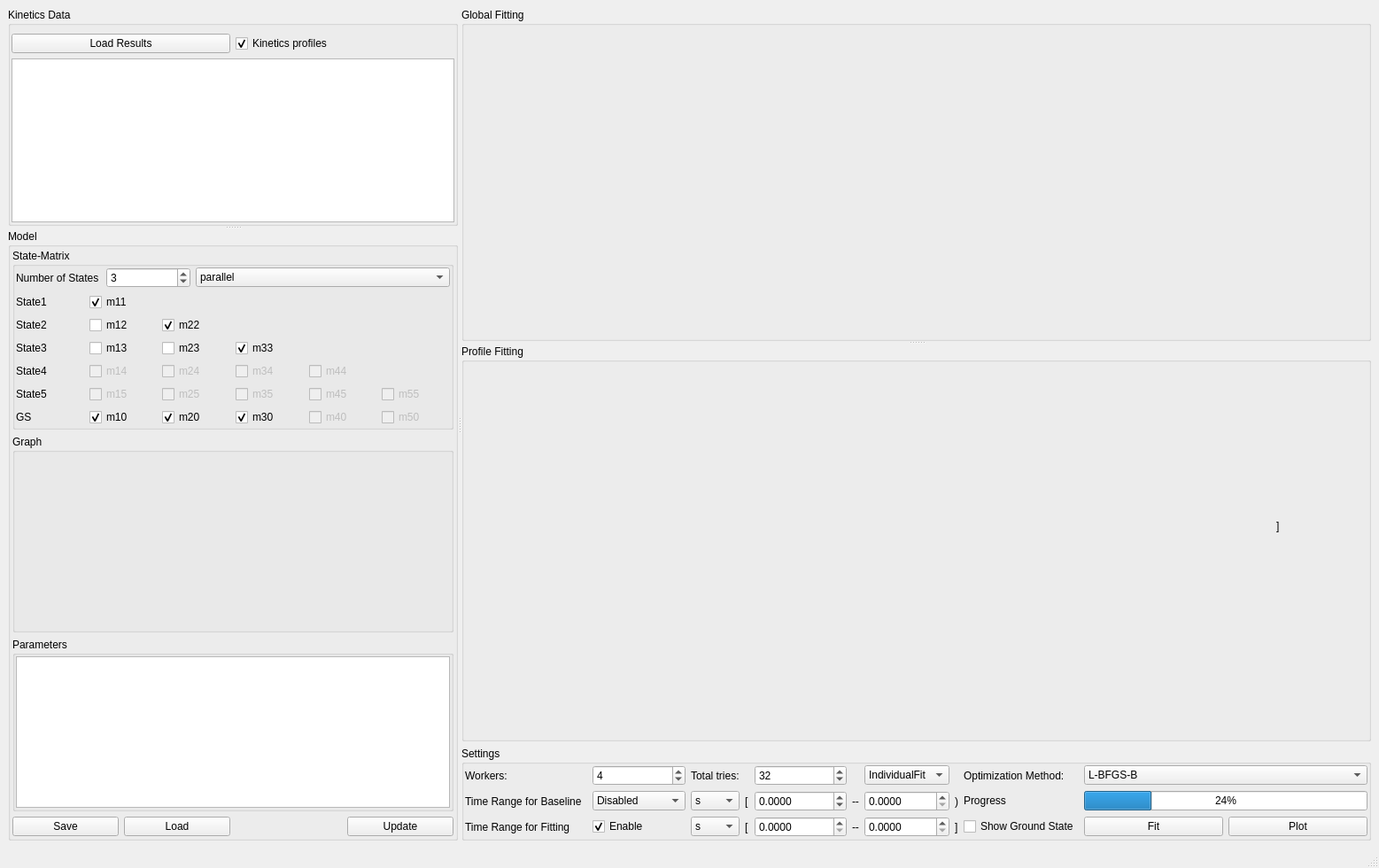
<?xml version="1.0" encoding="UTF-8"?>
<ui version="4.0">
 <class>MainWindow</class>
 <widget class="QMainWindow" name="MainWindow">
  <property name="geometry">
   <rect>
    <x>0</x>
    <y>0</y>
    <width>1557</width>
    <height>980</height>
   </rect>
  </property>
  <property name="windowTitle">
   <string>Kinetics-Modeling</string>
  </property>
  <widget class="QWidget" name="centralwidget">
   <layout class="QGridLayout" name="gridLayout_9">
    <item row="0" column="0">
     <widget class="QSplitter" name="splitter_3">
      <property name="orientation">
       <enum>Qt::Orientation::Horizontal</enum>
      </property>
      <widget class="QSplitter" name="splitter_2">
       <property name="orientation">
        <enum>Qt::Orientation::Vertical</enum>
       </property>
       <widget class="QGroupBox" name="groupBox">
        <property name="sizePolicy">
         <sizepolicy hsizetype="Preferred" vsizetype="Preferred">
          <horstretch>1</horstretch>
          <verstretch>1</verstretch>
         </sizepolicy>
        </property>
        <property name="title">
         <string>Kinetics Data</string>
        </property>
        <layout class="QGridLayout" name="gridLayout">
         <property name="leftMargin">
          <number>1</number>
         </property>
         <property name="rightMargin">
          <number>1</number>
         </property>
         <property name="bottomMargin">
          <number>1</number>
         </property>
         <item row="0" column="0">
          <widget class="QPushButton" name="pushButton_load">
           <property name="text">
            <string>Load Results</string>
           </property>
          </widget>
         </item>
         <item row="1" column="0" colspan="2">
          <widget class="QTableView" name="tableView">
           <property name="sizePolicy">
            <sizepolicy hsizetype="Expanding" vsizetype="Expanding">
             <horstretch>0</horstretch>
             <verstretch>1</verstretch>
            </sizepolicy>
           </property>
           <property name="selectionMode">
            <enum>QAbstractItemView::SelectionMode::SingleSelection</enum>
           </property>
          </widget>
         </item>
         <item row="0" column="1">
          <widget class="QCheckBox" name="checkBox_kinetics_profiles">
           <property name="text">
            <string>Kinetics profiles</string>
           </property>
           <property name="checked">
            <bool>true</bool>
           </property>
          </widget>
         </item>
        </layout>
       </widget>
       <widget class="QGroupBox" name="groupBox_2">
        <property name="sizePolicy">
         <sizepolicy hsizetype="Preferred" vsizetype="Preferred">
          <horstretch>1</horstretch>
          <verstretch>1</verstretch>
         </sizepolicy>
        </property>
        <property name="title">
         <string>Model</string>
        </property>
        <layout class="QGridLayout" name="gridLayout_2">
         <property name="leftMargin">
          <number>2</number>
         </property>
         <property name="topMargin">
          <number>2</number>
         </property>
         <property name="rightMargin">
          <number>2</number>
         </property>
         <property name="bottomMargin">
          <number>2</number>
         </property>
         <item row="1" column="0" colspan="8">
          <widget class="QGroupBox" name="groupBox_3">
           <property name="sizePolicy">
            <sizepolicy hsizetype="Preferred" vsizetype="Preferred">
             <horstretch>0</horstretch>
             <verstretch>0</verstretch>
            </sizepolicy>
           </property>
           <property name="title">
            <string>Graph</string>
           </property>
           <layout class="QGridLayout" name="gridLayout_8">
            <property name="leftMargin">
             <number>0</number>
            </property>
            <property name="topMargin">
             <number>0</number>
            </property>
            <property name="rightMargin">
             <number>0</number>
            </property>
            <property name="bottomMargin">
             <number>0</number>
            </property>
            <item row="0" column="0">
             <widget class="QLabel" name="label_graph">
              <property name="sizePolicy">
               <sizepolicy hsizetype="Preferred" vsizetype="Fixed">
                <horstretch>0</horstretch>
                <verstretch>2</verstretch>
               </sizepolicy>
              </property>
              <property name="minimumSize">
               <size>
                <width>400</width>
                <height>200</height>
               </size>
              </property>
              <property name="text">
               <string/>
              </property>
             </widget>
            </item>
           </layout>
          </widget>
         </item>
         <item row="6" column="0" colspan="2">
          <widget class="QPushButton" name="pushButton_save_model">
           <property name="text">
            <string>Save</string>
           </property>
          </widget>
         </item>
         <item row="0" column="0" colspan="8">
          <widget class="QGroupBox" name="groupBox_5">
           <property name="sizePolicy">
            <sizepolicy hsizetype="Preferred" vsizetype="Fixed">
             <horstretch>0</horstretch>
             <verstretch>0</verstretch>
            </sizepolicy>
           </property>
           <property name="title">
            <string>State-Matrix</string>
           </property>
           <layout class="QGridLayout" name="gridLayout_3">
            <property name="leftMargin">
             <number>1</number>
            </property>
            <property name="topMargin">
             <number>1</number>
            </property>
            <property name="rightMargin">
             <number>1</number>
            </property>
            <property name="bottomMargin">
             <number>1</number>
            </property>
            <item row="0" column="0">
             <widget class="QLabel" name="label">
              <property name="text">
               <string>Number of States</string>
              </property>
             </widget>
            </item>
            <item row="1" column="0" colspan="5">
             <layout class="QGridLayout" name="gridLayout_5">
              <item row="3" column="3">
               <widget class="QCheckBox" name="checkBox_m43">
                <property name="enabled">
                 <bool>false</bool>
                </property>
                <property name="sizePolicy">
                 <sizepolicy hsizetype="Fixed" vsizetype="Fixed">
                  <horstretch>0</horstretch>
                  <verstretch>0</verstretch>
                 </sizepolicy>
                </property>
                <property name="maximumSize">
                 <size>
                  <width>80</width>
                  <height>16777215</height>
                 </size>
                </property>
                <property name="text">
                 <string>m34</string>
                </property>
               </widget>
              </item>
              <item row="2" column="1">
               <widget class="QCheckBox" name="checkBox_m31">
                <property name="sizePolicy">
                 <sizepolicy hsizetype="Fixed" vsizetype="Fixed">
                  <horstretch>0</horstretch>
                  <verstretch>0</verstretch>
                 </sizepolicy>
                </property>
                <property name="maximumSize">
                 <size>
                  <width>80</width>
                  <height>16777215</height>
                 </size>
                </property>
                <property name="text">
                 <string>m13</string>
                </property>
               </widget>
              </item>
              <item row="0" column="1">
               <widget class="QCheckBox" name="checkBox_m11">
                <property name="sizePolicy">
                 <sizepolicy hsizetype="Fixed" vsizetype="Fixed">
                  <horstretch>0</horstretch>
                  <verstretch>0</verstretch>
                 </sizepolicy>
                </property>
                <property name="maximumSize">
                 <size>
                  <width>80</width>
                  <height>16777215</height>
                 </size>
                </property>
                <property name="text">
                 <string>m11</string>
                </property>
                <property name="checked">
                 <bool>true</bool>
                </property>
               </widget>
              </item>
              <item row="5" column="4">
               <widget class="QCheckBox" name="checkBox_m64">
                <property name="enabled">
                 <bool>false</bool>
                </property>
                <property name="sizePolicy">
                 <sizepolicy hsizetype="Fixed" vsizetype="Fixed">
                  <horstretch>0</horstretch>
                  <verstretch>0</verstretch>
                 </sizepolicy>
                </property>
                <property name="maximumSize">
                 <size>
                  <width>80</width>
                  <height>16777215</height>
                 </size>
                </property>
                <property name="text">
                 <string>m40</string>
                </property>
               </widget>
              </item>
              <item row="2" column="3">
               <widget class="QCheckBox" name="checkBox_m33">
                <property name="sizePolicy">
                 <sizepolicy hsizetype="Fixed" vsizetype="Fixed">
                  <horstretch>0</horstretch>
                  <verstretch>0</verstretch>
                 </sizepolicy>
                </property>
                <property name="maximumSize">
                 <size>
                  <width>80</width>
                  <height>16777215</height>
                 </size>
                </property>
                <property name="text">
                 <string>m33</string>
                </property>
                <property name="checked">
                 <bool>true</bool>
                </property>
               </widget>
              </item>
              <item row="1" column="0">
               <widget class="QLabel" name="label_3">
                <property name="text">
                 <string>State2</string>
                </property>
               </widget>
              </item>
              <item row="1" column="2">
               <widget class="QCheckBox" name="checkBox_m22">
                <property name="sizePolicy">
                 <sizepolicy hsizetype="Fixed" vsizetype="Fixed">
                  <horstretch>0</horstretch>
                  <verstretch>0</verstretch>
                 </sizepolicy>
                </property>
                <property name="maximumSize">
                 <size>
                  <width>80</width>
                  <height>16777215</height>
                 </size>
                </property>
                <property name="text">
                 <string>m22</string>
                </property>
                <property name="checked">
                 <bool>true</bool>
                </property>
               </widget>
              </item>
              <item row="2" column="2">
               <widget class="QCheckBox" name="checkBox_m32">
                <property name="sizePolicy">
                 <sizepolicy hsizetype="Fixed" vsizetype="Fixed">
                  <horstretch>0</horstretch>
                  <verstretch>0</verstretch>
                 </sizepolicy>
                </property>
                <property name="maximumSize">
                 <size>
                  <width>80</width>
                  <height>16777215</height>
                 </size>
                </property>
                <property name="text">
                 <string>m23</string>
                </property>
               </widget>
              </item>
              <item row="5" column="1">
               <widget class="QCheckBox" name="checkBox_m61">
                <property name="sizePolicy">
                 <sizepolicy hsizetype="Fixed" vsizetype="Fixed">
                  <horstretch>0</horstretch>
                  <verstretch>0</verstretch>
                 </sizepolicy>
                </property>
                <property name="maximumSize">
                 <size>
                  <width>80</width>
                  <height>16777215</height>
                 </size>
                </property>
                <property name="text">
                 <string>m10</string>
                </property>
                <property name="checked">
                 <bool>true</bool>
                </property>
               </widget>
              </item>
              <item row="3" column="4">
               <widget class="QCheckBox" name="checkBox_m44">
                <property name="enabled">
                 <bool>false</bool>
                </property>
                <property name="sizePolicy">
                 <sizepolicy hsizetype="Fixed" vsizetype="Fixed">
                  <horstretch>0</horstretch>
                  <verstretch>0</verstretch>
                 </sizepolicy>
                </property>
                <property name="maximumSize">
                 <size>
                  <width>80</width>
                  <height>16777215</height>
                 </size>
                </property>
                <property name="text">
                 <string>m44</string>
                </property>
               </widget>
              </item>
              <item row="5" column="0">
               <widget class="QLabel" name="label_7">
                <property name="text">
                 <string>GS</string>
                </property>
               </widget>
              </item>
              <item row="3" column="0">
               <widget class="QLabel" name="label_5">
                <property name="text">
                 <string>State4</string>
                </property>
               </widget>
              </item>
              <item row="4" column="3">
               <widget class="QCheckBox" name="checkBox_m53">
                <property name="enabled">
                 <bool>false</bool>
                </property>
                <property name="sizePolicy">
                 <sizepolicy hsizetype="Fixed" vsizetype="Fixed">
                  <horstretch>0</horstretch>
                  <verstretch>0</verstretch>
                 </sizepolicy>
                </property>
                <property name="maximumSize">
                 <size>
                  <width>80</width>
                  <height>16777215</height>
                 </size>
                </property>
                <property name="text">
                 <string>m35</string>
                </property>
               </widget>
              </item>
              <item row="3" column="1">
               <widget class="QCheckBox" name="checkBox_m41">
                <property name="enabled">
                 <bool>false</bool>
                </property>
                <property name="sizePolicy">
                 <sizepolicy hsizetype="Fixed" vsizetype="Fixed">
                  <horstretch>0</horstretch>
                  <verstretch>0</verstretch>
                 </sizepolicy>
                </property>
                <property name="maximumSize">
                 <size>
                  <width>80</width>
                  <height>16777215</height>
                 </size>
                </property>
                <property name="text">
                 <string>m14</string>
                </property>
               </widget>
              </item>
              <item row="4" column="4">
               <widget class="QCheckBox" name="checkBox_m54">
                <property name="enabled">
                 <bool>false</bool>
                </property>
                <property name="sizePolicy">
                 <sizepolicy hsizetype="Fixed" vsizetype="Fixed">
                  <horstretch>0</horstretch>
                  <verstretch>0</verstretch>
                 </sizepolicy>
                </property>
                <property name="maximumSize">
                 <size>
                  <width>80</width>
                  <height>16777215</height>
                 </size>
                </property>
                <property name="text">
                 <string>m45</string>
                </property>
               </widget>
              </item>
              <item row="0" column="0">
               <widget class="QLabel" name="label_2">
                <property name="text">
                 <string>State1</string>
                </property>
               </widget>
              </item>
              <item row="4" column="5">
               <widget class="QCheckBox" name="checkBox_m55">
                <property name="enabled">
                 <bool>false</bool>
                </property>
                <property name="sizePolicy">
                 <sizepolicy hsizetype="Fixed" vsizetype="Fixed">
                  <horstretch>0</horstretch>
                  <verstretch>0</verstretch>
                 </sizepolicy>
                </property>
                <property name="maximumSize">
                 <size>
                  <width>80</width>
                  <height>16777215</height>
                 </size>
                </property>
                <property name="text">
                 <string>m55</string>
                </property>
               </widget>
              </item>
              <item row="5" column="3">
               <widget class="QCheckBox" name="checkBox_m63">
                <property name="sizePolicy">
                 <sizepolicy hsizetype="Fixed" vsizetype="Fixed">
                  <horstretch>0</horstretch>
                  <verstretch>0</verstretch>
                 </sizepolicy>
                </property>
                <property name="maximumSize">
                 <size>
                  <width>80</width>
                  <height>16777215</height>
                 </size>
                </property>
                <property name="text">
                 <string>m30</string>
                </property>
                <property name="checked">
                 <bool>true</bool>
                </property>
               </widget>
              </item>
              <item row="1" column="1">
               <widget class="QCheckBox" name="checkBox_m21">
                <property name="sizePolicy">
                 <sizepolicy hsizetype="Fixed" vsizetype="Fixed">
                  <horstretch>0</horstretch>
                  <verstretch>0</verstretch>
                 </sizepolicy>
                </property>
                <property name="maximumSize">
                 <size>
                  <width>80</width>
                  <height>16777215</height>
                 </size>
                </property>
                <property name="text">
                 <string>m12</string>
                </property>
               </widget>
              </item>
              <item row="4" column="0">
               <widget class="QLabel" name="label_6">
                <property name="text">
                 <string>State5</string>
                </property>
               </widget>
              </item>
              <item row="4" column="2">
               <widget class="QCheckBox" name="checkBox_m52">
                <property name="enabled">
                 <bool>false</bool>
                </property>
                <property name="sizePolicy">
                 <sizepolicy hsizetype="Fixed" vsizetype="Fixed">
                  <horstretch>0</horstretch>
                  <verstretch>0</verstretch>
                 </sizepolicy>
                </property>
                <property name="maximumSize">
                 <size>
                  <width>80</width>
                  <height>16777215</height>
                 </size>
                </property>
                <property name="text">
                 <string>m25</string>
                </property>
               </widget>
              </item>
              <item row="2" column="0">
               <widget class="QLabel" name="label_4">
                <property name="text">
                 <string>State3</string>
                </property>
               </widget>
              </item>
              <item row="5" column="2">
               <widget class="QCheckBox" name="checkBox_m62">
                <property name="sizePolicy">
                 <sizepolicy hsizetype="Fixed" vsizetype="Fixed">
                  <horstretch>0</horstretch>
                  <verstretch>0</verstretch>
                 </sizepolicy>
                </property>
                <property name="maximumSize">
                 <size>
                  <width>80</width>
                  <height>16777215</height>
                 </size>
                </property>
                <property name="text">
                 <string>m20</string>
                </property>
                <property name="checked">
                 <bool>true</bool>
                </property>
               </widget>
              </item>
              <item row="4" column="1">
               <widget class="QCheckBox" name="checkBox_m51">
                <property name="enabled">
                 <bool>false</bool>
                </property>
                <property name="sizePolicy">
                 <sizepolicy hsizetype="Fixed" vsizetype="Fixed">
                  <horstretch>0</horstretch>
                  <verstretch>0</verstretch>
                 </sizepolicy>
                </property>
                <property name="maximumSize">
                 <size>
                  <width>80</width>
                  <height>16777215</height>
                 </size>
                </property>
                <property name="text">
                 <string>m15</string>
                </property>
               </widget>
              </item>
              <item row="5" column="5">
               <widget class="QCheckBox" name="checkBox_m65">
                <property name="enabled">
                 <bool>false</bool>
                </property>
                <property name="sizePolicy">
                 <sizepolicy hsizetype="Fixed" vsizetype="Fixed">
                  <horstretch>0</horstretch>
                  <verstretch>0</verstretch>
                 </sizepolicy>
                </property>
                <property name="maximumSize">
                 <size>
                  <width>80</width>
                  <height>16777215</height>
                 </size>
                </property>
                <property name="text">
                 <string>m50</string>
                </property>
               </widget>
              </item>
              <item row="3" column="2">
               <widget class="QCheckBox" name="checkBox_m42">
                <property name="enabled">
                 <bool>false</bool>
                </property>
                <property name="sizePolicy">
                 <sizepolicy hsizetype="Fixed" vsizetype="Fixed">
                  <horstretch>0</horstretch>
                  <verstretch>0</verstretch>
                 </sizepolicy>
                </property>
                <property name="maximumSize">
                 <size>
                  <width>80</width>
                  <height>16777215</height>
                 </size>
                </property>
                <property name="text">
                 <string>m24</string>
                </property>
               </widget>
              </item>
             </layout>
            </item>
            <item row="0" column="1">
             <widget class="QSpinBox" name="spinBox_nstates">
              <property name="minimum">
               <number>1</number>
              </property>
              <property name="maximum">
               <number>5</number>
              </property>
              <property name="value">
               <number>3</number>
              </property>
             </widget>
            </item>
            <item row="0" column="2" colspan="3">
             <widget class="QComboBox" name="comboBox_model">
              <item>
               <property name="text">
                <string>parallel</string>
               </property>
              </item>
              <item>
               <property name="text">
                <string>sequential</string>
               </property>
              </item>
              <item>
               <property name="text">
                <string>advanced</string>
               </property>
              </item>
             </widget>
            </item>
           </layout>
          </widget>
         </item>
         <item row="4" column="0" colspan="8">
          <widget class="QGroupBox" name="groupBox_6">
           <property name="title">
            <string>Parameters</string>
           </property>
           <layout class="QGridLayout" name="gridLayout_7">
            <property name="leftMargin">
             <number>1</number>
            </property>
            <property name="topMargin">
             <number>1</number>
            </property>
            <property name="rightMargin">
             <number>1</number>
            </property>
            <property name="bottomMargin">
             <number>1</number>
            </property>
            <item row="1" column="0">
             <widget class="QTableView" name="tableView_parameters">
              <property name="sizePolicy">
               <sizepolicy hsizetype="Expanding" vsizetype="Expanding">
                <horstretch>0</horstretch>
                <verstretch>1</verstretch>
               </sizepolicy>
              </property>
              <property name="minimumSize">
               <size>
                <width>0</width>
                <height>150</height>
               </size>
              </property>
             </widget>
            </item>
           </layout>
          </widget>
         </item>
         <item row="6" column="6" colspan="2">
          <widget class="QPushButton" name="pushButton_updatemodel">
           <property name="text">
            <string>Update</string>
           </property>
          </widget>
         </item>
         <item row="6" column="2" colspan="2">
          <widget class="QPushButton" name="pushButton_load_model">
           <property name="text">
            <string>Load</string>
           </property>
          </widget>
         </item>
        </layout>
       </widget>
      </widget>
      <widget class="QWidget" name="layoutWidget">
       <layout class="QVBoxLayout" name="verticalLayout_2">
        <item>
         <widget class="QSplitter" name="splitter">
          <property name="orientation">
           <enum>Qt::Orientation::Vertical</enum>
          </property>
          <widget class="QGroupBox" name="groupBox_4">
           <property name="sizePolicy">
            <sizepolicy hsizetype="Preferred" vsizetype="Preferred">
             <horstretch>2</horstretch>
             <verstretch>2</verstretch>
            </sizepolicy>
           </property>
           <property name="minimumSize">
            <size>
             <width>600</width>
             <height>0</height>
            </size>
           </property>
           <property name="title">
            <string>Global Fitting</string>
           </property>
           <layout class="QGridLayout" name="gridLayout_4">
            <property name="leftMargin">
             <number>0</number>
            </property>
            <property name="topMargin">
             <number>0</number>
            </property>
            <property name="rightMargin">
             <number>0</number>
            </property>
            <property name="bottomMargin">
             <number>0</number>
            </property>
            <item row="2" column="0" colspan="2">
             <widget class="GraphicsLayoutWidget" name="pg_gfit_display" native="true">
              <property name="sizePolicy">
               <sizepolicy hsizetype="Preferred" vsizetype="Preferred">
                <horstretch>2</horstretch>
                <verstretch>2</verstretch>
               </sizepolicy>
              </property>
              <property name="font">
               <font>
                <family>DejaVu Sans</family>
               </font>
              </property>
             </widget>
            </item>
            <item row="0" column="1">
             <widget class="GraphicsLayoutWidget" name="pg_gfit_svd" native="true">
              <property name="sizePolicy">
               <sizepolicy hsizetype="Preferred" vsizetype="Preferred">
                <horstretch>1</horstretch>
                <verstretch>3</verstretch>
               </sizepolicy>
              </property>
             </widget>
            </item>
            <item row="0" column="0">
             <widget class="ImageView" name="pg_diff" native="true">
              <property name="sizePolicy">
               <sizepolicy hsizetype="Preferred" vsizetype="Preferred">
                <horstretch>4</horstretch>
                <verstretch>3</verstretch>
               </sizepolicy>
              </property>
             </widget>
            </item>
           </layout>
          </widget>
          <widget class="QGroupBox" name="groupBox_kprofiles">
           <property name="sizePolicy">
            <sizepolicy hsizetype="Preferred" vsizetype="Preferred">
             <horstretch>2</horstretch>
             <verstretch>3</verstretch>
            </sizepolicy>
           </property>
           <property name="title">
            <string>Profile Fitting</string>
           </property>
           <layout class="QGridLayout" name="gridLayout_6">
            <property name="leftMargin">
             <number>0</number>
            </property>
            <property name="topMargin">
             <number>0</number>
            </property>
            <property name="rightMargin">
             <number>0</number>
            </property>
            <property name="bottomMargin">
             <number>0</number>
            </property>
            <item row="0" column="0">
             <widget class="GraphicsLayoutWidget" name="pg_pfit_display" native="true">
              <property name="sizePolicy">
               <sizepolicy hsizetype="Preferred" vsizetype="Preferred">
                <horstretch>0</horstretch>
                <verstretch>3</verstretch>
               </sizepolicy>
              </property>
              <widget class="QLabel" name="label_17">
               <property name="geometry">
                <rect>
                 <x>917</x>
                 <y>172</y>
                 <width>27</width>
                 <height>26</height>
                </rect>
               </property>
               <property name="text">
                <string>]</string>
               </property>
              </widget>
             </widget>
            </item>
           </layout>
          </widget>
         </widget>
        </item>
        <item>
         <widget class="QGroupBox" name="groupBox_8">
          <property name="sizePolicy">
           <sizepolicy hsizetype="Preferred" vsizetype="Preferred">
            <horstretch>2</horstretch>
            <verstretch>0</verstretch>
           </sizepolicy>
          </property>
          <property name="title">
           <string>Settings</string>
          </property>
          <layout class="QGridLayout" name="gridLayout_10">
           <property name="leftMargin">
            <number>1</number>
           </property>
           <property name="topMargin">
            <number>1</number>
           </property>
           <property name="rightMargin">
            <number>1</number>
           </property>
           <property name="bottomMargin">
            <number>1</number>
           </property>
           <item row="4" column="3">
            <widget class="QComboBox" name="comboBox_fit_tunit">
             <property name="sizePolicy">
              <sizepolicy hsizetype="Minimum" vsizetype="Fixed">
               <horstretch>0</horstretch>
               <verstretch>0</verstretch>
              </sizepolicy>
             </property>
             <property name="currentIndex">
              <number>1</number>
             </property>
             <item>
              <property name="text">
               <string>ks</string>
              </property>
             </item>
             <item>
              <property name="text">
               <string>s</string>
              </property>
             </item>
             <item>
              <property name="text">
               <string>ms</string>
              </property>
             </item>
             <item>
              <property name="text">
               <string>µs</string>
              </property>
             </item>
             <item>
              <property name="text">
               <string>ns</string>
              </property>
             </item>
             <item>
              <property name="text">
               <string>ps</string>
              </property>
             </item>
             <item>
              <property name="text">
               <string>fs</string>
              </property>
             </item>
            </widget>
           </item>
           <item row="1" column="6">
            <widget class="QLabel" name="label_19">
             <property name="text">
              <string>--</string>
             </property>
            </widget>
           </item>
           <item row="0" column="3">
            <widget class="QLabel" name="label_9">
             <property name="sizePolicy">
              <sizepolicy hsizetype="Fixed" vsizetype="Preferred">
               <horstretch>2</horstretch>
               <verstretch>0</verstretch>
              </sizepolicy>
             </property>
             <property name="text">
              <string>Total tries:</string>
             </property>
            </widget>
           </item>
           <item row="1" column="10">
            <widget class="QLabel" name="label_11">
             <property name="sizePolicy">
              <sizepolicy hsizetype="Minimum" vsizetype="Fixed">
               <horstretch>2</horstretch>
               <verstretch>0</verstretch>
              </sizepolicy>
             </property>
             <property name="text">
              <string>Progress</string>
             </property>
            </widget>
           </item>
           <item row="0" column="5">
            <widget class="QSpinBox" name="spinBox_num_tries">
             <property name="sizePolicy">
              <sizepolicy hsizetype="Minimum" vsizetype="Fixed">
               <horstretch>2</horstretch>
               <verstretch>0</verstretch>
              </sizepolicy>
             </property>
             <property name="minimum">
              <number>1</number>
             </property>
             <property name="maximum">
              <number>9999</number>
             </property>
             <property name="value">
              <number>32</number>
             </property>
            </widget>
           </item>
           <item row="4" column="5">
            <widget class="QDoubleSpinBox" name="doubleSpinBox_fit_tmin">
             <property name="sizePolicy">
              <sizepolicy hsizetype="Expanding" vsizetype="Fixed">
               <horstretch>0</horstretch>
               <verstretch>0</verstretch>
              </sizepolicy>
             </property>
             <property name="decimals">
              <number>4</number>
             </property>
             <property name="maximum">
              <double>9999.000000000000000</double>
             </property>
            </widget>
           </item>
           <item row="4" column="6">
            <widget class="QLabel" name="label_14">
             <property name="sizePolicy">
              <sizepolicy hsizetype="Fixed" vsizetype="Preferred">
               <horstretch>0</horstretch>
               <verstretch>0</verstretch>
              </sizepolicy>
             </property>
             <property name="text">
              <string>--</string>
             </property>
            </widget>
           </item>
           <item row="4" column="0" colspan="2">
            <widget class="QLabel" name="label_12">
             <property name="sizePolicy">
              <sizepolicy hsizetype="Fixed" vsizetype="Preferred">
               <horstretch>0</horstretch>
               <verstretch>0</verstretch>
              </sizepolicy>
             </property>
             <property name="text">
              <string>Time Range for Fitting</string>
             </property>
            </widget>
           </item>
           <item row="0" column="10">
            <widget class="QLabel" name="label_10">
             <property name="sizePolicy">
              <sizepolicy hsizetype="Fixed" vsizetype="Preferred">
               <horstretch>2</horstretch>
               <verstretch>0</verstretch>
              </sizepolicy>
             </property>
             <property name="text">
              <string>Optimization Method:</string>
             </property>
            </widget>
           </item>
           <item row="1" column="7">
            <widget class="QDoubleSpinBox" name="doubleSpinBox_bsl_tmax">
             <property name="sizePolicy">
              <sizepolicy hsizetype="Expanding" vsizetype="Fixed">
               <horstretch>0</horstretch>
               <verstretch>0</verstretch>
              </sizepolicy>
             </property>
             <property name="decimals">
              <number>4</number>
             </property>
             <property name="maximum">
              <double>9999.000000000000000</double>
             </property>
            </widget>
           </item>
           <item row="1" column="8">
            <widget class="QLabel" name="label_20">
             <property name="text">
              <string>)</string>
             </property>
            </widget>
           </item>
           <item row="4" column="4">
            <widget class="QLabel" name="label_13">
             <property name="sizePolicy">
              <sizepolicy hsizetype="Fixed" vsizetype="Preferred">
               <horstretch>0</horstretch>
               <verstretch>0</verstretch>
              </sizepolicy>
             </property>
             <property name="text">
              <string>[</string>
             </property>
            </widget>
           </item>
           <item row="1" column="5">
            <widget class="QDoubleSpinBox" name="doubleSpinBox_bsl_tmin">
             <property name="sizePolicy">
              <sizepolicy hsizetype="Expanding" vsizetype="Fixed">
               <horstretch>0</horstretch>
               <verstretch>0</verstretch>
              </sizepolicy>
             </property>
             <property name="decimals">
              <number>4</number>
             </property>
             <property name="minimum">
              <double>-99999.000000000000000</double>
             </property>
             <property name="maximum">
              <double>9999.000000000000000</double>
             </property>
            </widget>
           </item>
           <item row="1" column="3">
            <widget class="QComboBox" name="comboBox_bsl_tunit">
             <property name="sizePolicy">
              <sizepolicy hsizetype="Minimum" vsizetype="Fixed">
               <horstretch>0</horstretch>
               <verstretch>0</verstretch>
              </sizepolicy>
             </property>
             <property name="currentIndex">
              <number>1</number>
             </property>
             <item>
              <property name="text">
               <string>ks</string>
              </property>
             </item>
             <item>
              <property name="text">
               <string>s</string>
              </property>
             </item>
             <item>
              <property name="text">
               <string>ms</string>
              </property>
             </item>
             <item>
              <property name="text">
               <string>µs</string>
              </property>
             </item>
             <item>
              <property name="text">
               <string>ns</string>
              </property>
             </item>
             <item>
              <property name="text">
               <string>ps</string>
              </property>
             </item>
             <item>
              <property name="text">
               <string>fs</string>
              </property>
             </item>
            </widget>
           </item>
           <item row="1" column="4">
            <widget class="QLabel" name="label_18">
             <property name="sizePolicy">
              <sizepolicy hsizetype="Fixed" vsizetype="Preferred">
               <horstretch>0</horstretch>
               <verstretch>0</verstretch>
              </sizepolicy>
             </property>
             <property name="text">
              <string>[</string>
             </property>
            </widget>
           </item>
           <item row="0" column="0">
            <widget class="QLabel" name="label_8">
             <property name="sizePolicy">
              <sizepolicy hsizetype="Fixed" vsizetype="Preferred">
               <horstretch>2</horstretch>
               <verstretch>0</verstretch>
              </sizepolicy>
             </property>
             <property name="text">
              <string>Workers:</string>
             </property>
            </widget>
           </item>
           <item row="0" column="2">
            <widget class="QSpinBox" name="spinBox_num_workers">
             <property name="sizePolicy">
              <sizepolicy hsizetype="Minimum" vsizetype="Fixed">
               <horstretch>2</horstretch>
               <verstretch>0</verstretch>
              </sizepolicy>
             </property>
             <property name="minimum">
              <number>0</number>
             </property>
             <property name="maximum">
              <number>320</number>
             </property>
             <property name="value">
              <number>4</number>
             </property>
            </widget>
           </item>
           <item row="1" column="0">
            <widget class="QLabel" name="label_16">
             <property name="sizePolicy">
              <sizepolicy hsizetype="Fixed" vsizetype="Preferred">
               <horstretch>0</horstretch>
               <verstretch>0</verstretch>
              </sizepolicy>
             </property>
             <property name="text">
              <string>Time Range for Baseline</string>
             </property>
            </widget>
           </item>
           <item row="0" column="15" colspan="2">
            <widget class="QComboBox" name="comboBox_opt_method">
             <property name="sizePolicy">
              <sizepolicy hsizetype="Preferred" vsizetype="Fixed">
               <horstretch>3</horstretch>
               <verstretch>0</verstretch>
              </sizepolicy>
             </property>
             <item>
              <property name="text">
               <string>L-BFGS-B</string>
              </property>
             </item>
             <item>
              <property name="text">
               <string>TNC</string>
              </property>
             </item>
             <item>
              <property name="text">
               <string>SLSQP</string>
              </property>
             </item>
             <item>
              <property name="text">
               <string>Powell</string>
              </property>
             </item>
             <item>
              <property name="text">
               <string>trust-constr</string>
              </property>
             </item>
             <item>
              <property name="text">
               <string>RandomChoice</string>
              </property>
             </item>
            </widget>
           </item>
           <item row="4" column="8">
            <widget class="QLabel" name="label_15">
             <property name="text">
              <string>]</string>
             </property>
            </widget>
           </item>
           <item row="0" column="7">
            <widget class="QComboBox" name="comboBox_fit_method">
             <item>
              <property name="text">
               <string>IndividualFit</string>
              </property>
             </item>
             <item>
              <property name="text">
               <string>JointFit</string>
              </property>
             </item>
            </widget>
           </item>
           <item row="4" column="7">
            <widget class="QDoubleSpinBox" name="doubleSpinBox_fit_tmax">
             <property name="sizePolicy">
              <sizepolicy hsizetype="Expanding" vsizetype="Fixed">
               <horstretch>0</horstretch>
               <verstretch>0</verstretch>
              </sizepolicy>
             </property>
             <property name="decimals">
              <number>4</number>
             </property>
             <property name="maximum">
              <double>9999.000000000000000</double>
             </property>
            </widget>
           </item>
           <item row="4" column="2">
            <widget class="QCheckBox" name="checkBox_fit_trange">
             <property name="text">
              <string>Enable</string>
             </property>
             <property name="checked">
              <bool>true</bool>
             </property>
            </widget>
           </item>
           <item row="1" column="2">
            <widget class="QComboBox" name="comboBox_bsl_trange">
             <item>
              <property name="text">
               <string>Disabled</string>
              </property>
             </item>
             <item>
              <property name="text">
               <string>Constant</string>
              </property>
             </item>
             <item>
              <property name="text">
               <string>Linear</string>
              </property>
             </item>
             <item>
              <property name="text">
               <string>Quadratic</string>
              </property>
             </item>
            </widget>
           </item>
           <item row="4" column="10">
            <widget class="QCheckBox" name="checkBox_show_groundstate">
             <property name="text">
              <string>Show Ground State</string>
             </property>
            </widget>
           </item>
           <item row="1" column="15" colspan="2">
            <widget class="QProgressBar" name="progressBar_fit">
             <property name="sizePolicy">
              <sizepolicy hsizetype="Preferred" vsizetype="Fixed">
               <horstretch>3</horstretch>
               <verstretch>0</verstretch>
              </sizepolicy>
             </property>
             <property name="value">
              <number>24</number>
             </property>
            </widget>
           </item>
           <item row="4" column="16">
            <widget class="QPushButton" name="pushButton_plot">
             <property name="text">
              <string>Plot</string>
             </property>
            </widget>
           </item>
           <item row="4" column="15">
            <widget class="QPushButton" name="pushButton_fit">
             <property name="sizePolicy">
              <sizepolicy hsizetype="Minimum" vsizetype="Fixed">
               <horstretch>2</horstretch>
               <verstretch>0</verstretch>
              </sizepolicy>
             </property>
             <property name="text">
              <string>Fit</string>
             </property>
            </widget>
           </item>
          </layout>
         </widget>
        </item>
       </layout>
      </widget>
     </widget>
    </item>
   </layout>
  </widget>
  <widget class="QMenuBar" name="menubar">
   <property name="geometry">
    <rect>
     <x>0</x>
     <y>0</y>
     <width>1557</width>
     <height>24</height>
    </rect>
   </property>
  </widget>
  <widget class="QStatusBar" name="statusbar"/>
 </widget>
 <customwidgets>
  <customwidget>
   <class>GraphicsLayoutWidget</class>
   <extends>QWidget</extends>
   <header>pyqtgraph</header>
   <container>1</container>
  </customwidget>
  <customwidget>
   <class>ImageView</class>
   <extends>QWidget</extends>
   <header>pyqtgraph</header>
   <container>1</container>
  </customwidget>
 </customwidgets>
 <resources/>
 <connections/>
</ui>
